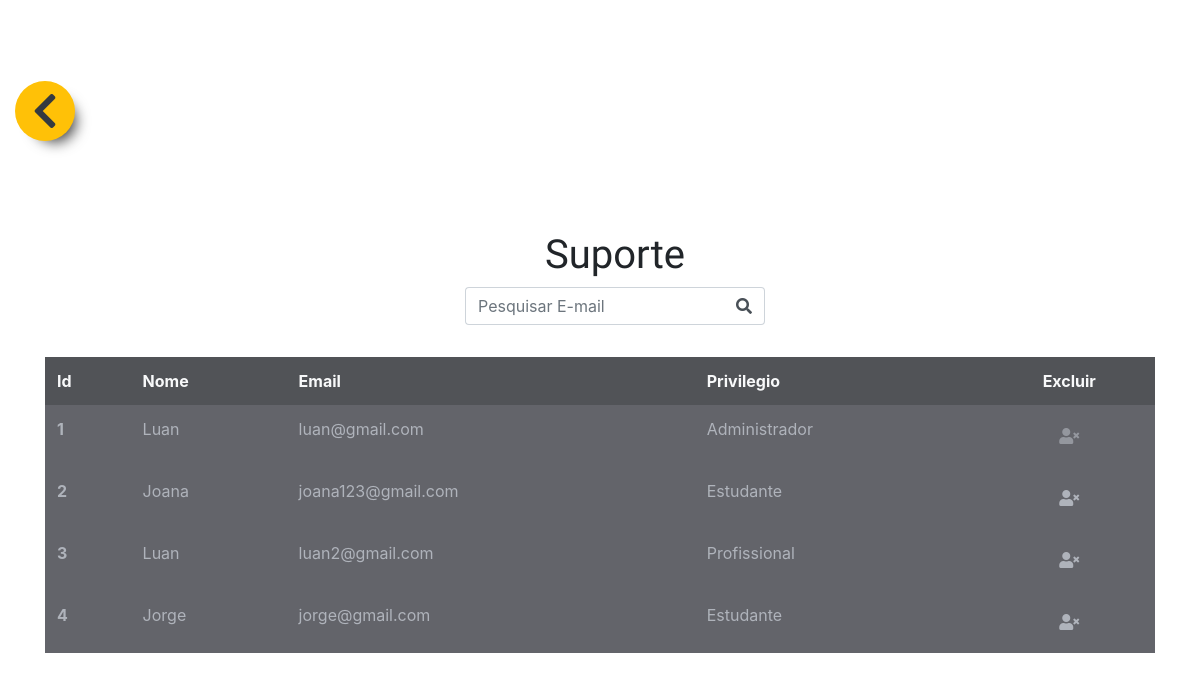
Page /admin/suporte.php (signed in) on the earlier database version.
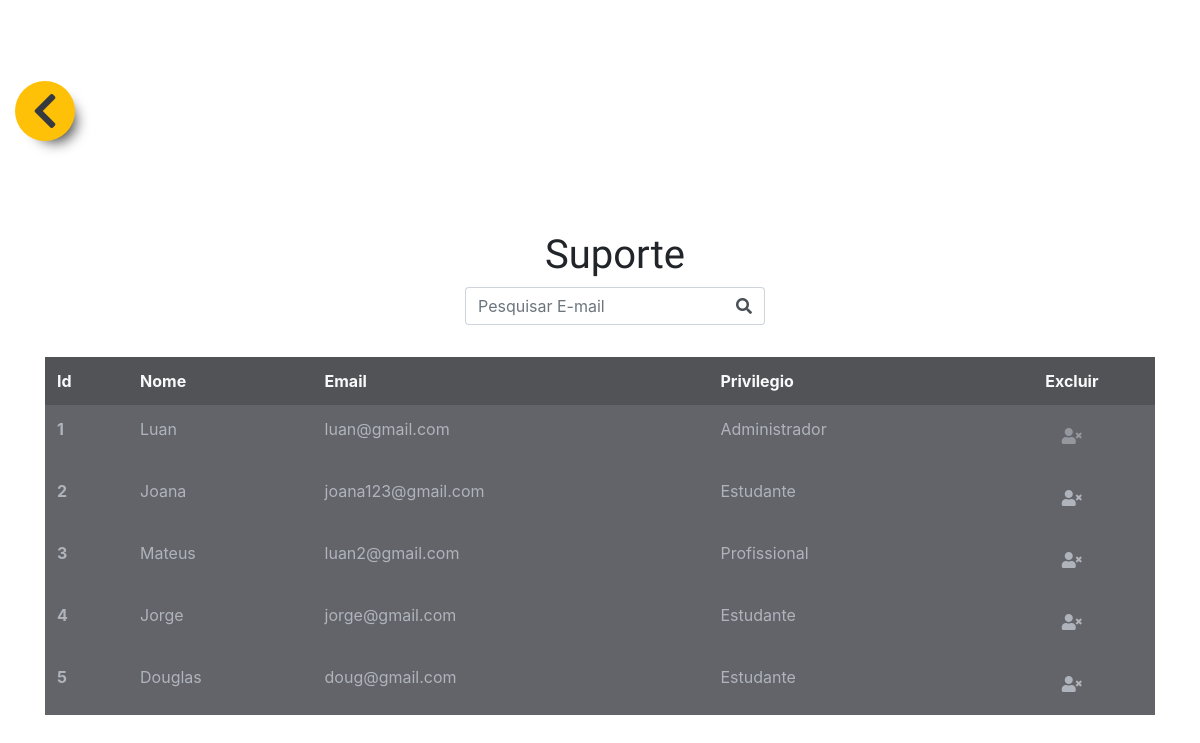
Same page on the later database version.
### tables this page shows
CREATE TABLE `usuarios` (
  `id_usuario` int(11) NOT NULL AUTO_INCREMENT,
  `Nome` varchar(25) NOT NULL,
  `Sobrenome` varchar(100) NOT NULL,
  `Data_Nasc` date NOT NULL,
  `Email` varchar(150) NOT NULL,
  `Senha` varchar(40) NOT NULL,
  `Cell` varchar(12) NOT NULL,
  `perfil_img` varchar(64) NOT NULL,
  `Cidade` varchar(60) DEFAULT NULL,
  `Rua` varchar(100) DEFAULT NULL,
  `Estado` varchar(2) DEFAULT NULL,
  `Numero` int(11) DEFAULT NULL,
  `CEP` varchar(9) DEFAULT NULL,
  `Bairro` varchar(100) DEFAULT NULL,
  `CPF` varchar(12) DEFAULT NULL,
  `id_privilegio` int(11) NOT NULL,
  PRIMARY KEY (`id_usuario`),
  UNIQUE KEY `id_usuario` (`id_usuario`),
  KEY `privilegio` (`id_privilegio`)
);

### admin/suporte.php (the view, shortened to what this page needs)
<?php
   include('../assets/conexao.php');
   if(isset($_SESSION["adminlog_status"]) && $_SESSION["adminlog_status"]=true){
?>
<!DOCTYPE html>
<html lang="pt-br">
<head>
    <link rel="stylesheet" href="../node_modules/bootstrap/compiler/bootstrap.css">
    <link rel="stylesheet" href="usersadmin.css">
    <link rel="stylesheet" href="https://use.fontawesome.com/releases/v5.3.1/css/all.css">
</head>
<body>
    <section class="container-fluid header-title d-flex align-items-end">
        <nav class="button-back">
            <a href="admin.php" class="btn p-0 text-dark bg-warning"><i class="fas fa-chevron-left"></i></a>
        </nav>
        <div class="w-100 d-flex justify-content-center position-absolute" style="margin-top:-150px">
            <div class="w-25 text-center">
                <h1 class="h1 font-lobster">Suporte</h1>
                <form>
                    <div class="input-group mb-3">
                        <input type="text" id="busca" class="phone_with_ddd form-control border-right-0 search-place"
                            placeholder="Pesquisar E-mail" aria-describedby="basic-addon2">
                        <div class="input-group-append">
                            <span class="input-group-text bg-transparent border-left-0" id="basic-addon2"><i
                                    class="fas fa-search"></i></span>
                        </div>
                    </div>
                </form>
            </div>
        </div>
    </section>
    <section class="container">
        <table class="table table-borderless mt-3">
            <thead>
                <tr class="text-light">
                    <th scope="col">Id</th>
                    <th scope="col">Nome</th>
                    <th scope="col">Email</th>
                    <th scope="col">Privilegio</th>
                    <th scope="col" class="text-center">Excluir</th>
                </tr>
            </thead>
            <tbody id="result">
                <?php
                    $sqlmostrar=('select * from usuarios;');
                    $resul=mysqli_query($conexao, $sqlmostrar) or die (mysqli_error($conexao));
                    while($con_usu=mysqli_fetch_array($resul)){
                        echo('<tr class="text-clear">
                            <th scope="row">'.$con_usu["id_usuario"].' </th>
                            <td> '.$con_usu["Nome"].' </td>
                            <td> '.$con_usu["Email"].' </td>
                            <td> ');if($con_usu["id_privilegio"]==1){
                                        echo("Estudante");
                                    }else if($con_usu["id_privilegio"]==2){
                                        echo("Profissional");
                                    }else if($con_usu["id_privilegio"]==3){
                                        echo("Administrador");
                                    }
                            echo('</td>');
                            if($con_usu["id_privilegio"]==3){
                                echo('<td class="justify-content-center d-flex"><a class="btn text-clear disabled" href="users.php?ex='.$con_usu['id_usuario'].'"><i class="fas fa-user-times"></i></a></td>');
                            } else{
                                echo('<td class="justify-content-center d-flex"><a class="btn text-clear" href="users.php?ex='.$con_usu['id_usuario'].'"><i class="fas fa-user-times"></i></a></td>');
                            }
                            echo('</tr>');
                }
                ?>
            </tbody>
        </table>
    </section>
</body>
<?php
    }else{
        $_SESSION["facaLog"]=true;
        echo('<script>window.location.href = "../login.php";</script>');
    }
?>
</html>

### admin/usersadmin.css (style rules this page uses)
body { background-image: url('../img/wiseusers.png'); background-size: cover; }
.header-title { background-image: url('../img/ondinha.png'); background-position: center; background-size: cover; overflow: hidden; position: relative; height: 691px; margin-top: -350px; }
thead { background-color: rgba(38, 40, 46, 0.8) }
tbody { background-color: rgba(47, 49, 56, 0.75) }
.text-clear { color: #afb3bb; }
.font-lobster { font-family: 'Lobster', cursive; }
.button-back { z-index: 2; animation: float 4s ease-in-out infinite; cursor: pointer; }
.button-back a { width: 60px; height: 60px; border-radius:100%; font-size: 40px; position: relative; top: -200px; box-shadow: 10px 10px 14px -9px rgba(0, 0, 0, 0.75); }

Differences in the rows shown:
changed usuarios "luan2@gmail.com": Nome "Luan" → "Mateus"
added usuarios: id_usuario "5", Nome "Douglas", Email "doug@gmail.com", id_privilegio "Estudante"
